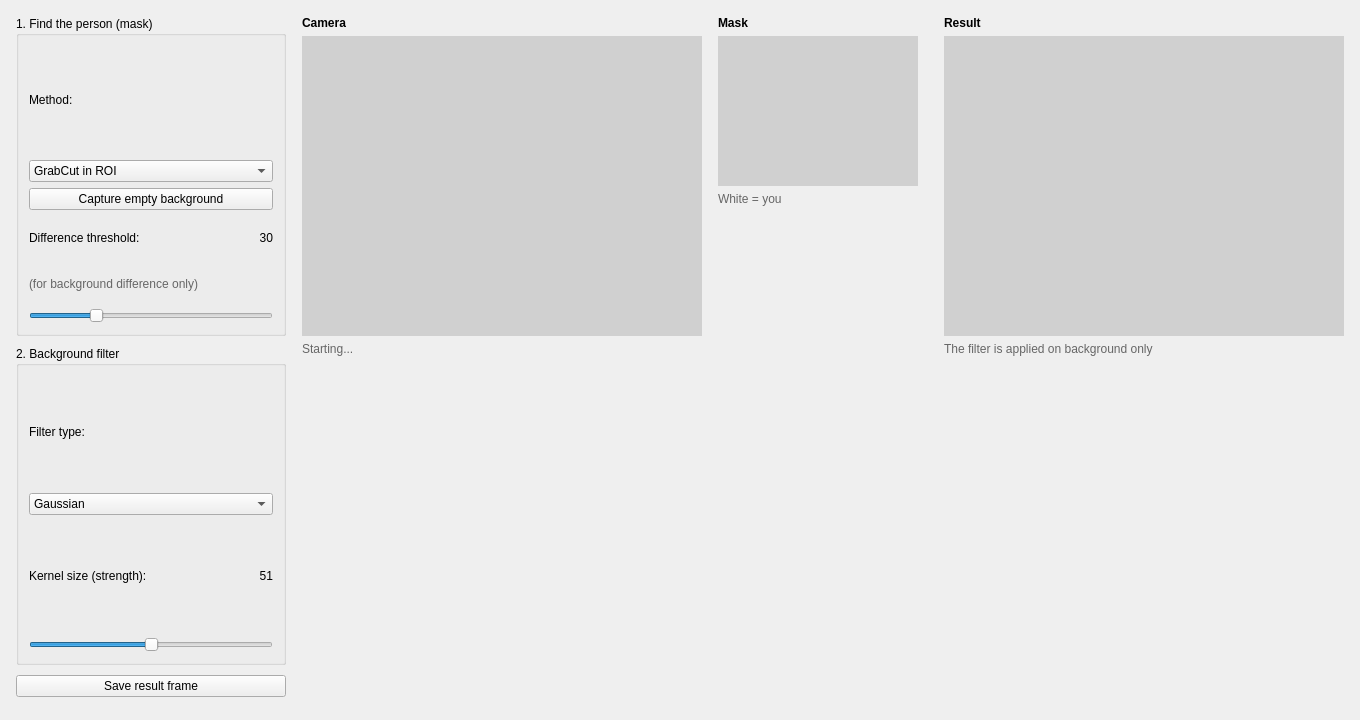
<?xml version="1.0" encoding="UTF-8"?>
<ui version="4.0">
 <class>MainWindow</class>
 <widget class="QMainWindow" name="MainWindow">
  <property name="geometry">
   <rect><x>0</x><y>0</y><width>1360</width><height>720</height></rect>
  </property>
  <property name="windowTitle">
   <string>T06 - Webcam background blur</string>
  </property>
  <widget class="QWidget" name="centralWidget">
   <layout class="QHBoxLayout" name="layoutMain">
    <property name="spacing"><number>16</number></property>
    <property name="leftMargin"><number>16</number></property>
    <property name="topMargin"><number>16</number></property>
    <property name="rightMargin"><number>16</number></property>
    <property name="bottomMargin"><number>16</number></property>

    <!-- ======================= left: controls ======================= -->
    <item>
     <layout class="QVBoxLayout" name="layoutControls">
      <property name="spacing"><number>10</number></property>
      <item>
       <widget class="QGroupBox" name="groupDetection">
        <property name="title"><string>1. Find the person (mask)</string></property>
        <property name="minimumSize"><size><width>270</width><height>0</height></size></property>
        <property name="maximumSize"><size><width>270</width><height>16777215</height></size></property>
        <layout class="QVBoxLayout" name="layoutDetection">
         <property name="spacing"><number>6</number></property>
         <property name="leftMargin"><number>10</number></property>
         <property name="topMargin"><number>10</number></property>
         <property name="rightMargin"><number>10</number></property>
         <property name="bottomMargin"><number>10</number></property>
         <item>
          <widget class="QLabel" name="labelMethodTitle">
           <property name="text"><string>Method:</string></property>
          </widget>
         </item>
         <item>
          <widget class="QComboBox" name="comboMethod">
           <property name="toolTip"><string>GrabCut: separates you from the background inside the green box.
Background difference: compares each frame with a saved empty background.</string></property>
           <item><property name="text"><string>GrabCut in ROI</string></property></item>
           <item><property name="text"><string>Background difference</string></property></item>
          </widget>
         </item>
         <item>
          <widget class="QPushButton" name="btnCapture">
           <property name="toolTip"><string>Step out of the camera view, then click. Needed for "Background difference".</string></property>
           <property name="text"><string>Capture empty background</string></property>
          </widget>
         </item>
         <item>
          <layout class="QVBoxLayout" name="layoutThresholdBlock">
           <property name="spacing"><number>2</number></property>
           <item>
            <layout class="QHBoxLayout" name="layoutThreshold">
             <item>
              <widget class="QLabel" name="labelThresholdTitle">
               <property name="text"><string>Difference threshold:</string></property>
              </widget>
             </item>
             <item>
              <widget class="QLabel" name="labelThreshold">
               <property name="text"><string>30</string></property>
               <property name="alignment"><set>Qt::AlignRight|Qt::AlignVCenter</set></property>
              </widget>
             </item>
            </layout>
           </item>
           <item>
            <widget class="QLabel" name="labelThresholdNote">
             <property name="styleSheet"><string>color: #666;</string></property>
             <property name="wordWrap"><bool>true</bool></property>
             <property name="text"><string>(for background difference only)</string></property>
            </widget>
           </item>
           <item>
            <widget class="QSlider" name="sliderThreshold">
             <property name="toolTip"><string>How much a pixel must change from the saved background to count as you.
  Lower = more sensitive, higher = less noise.</string></property>
             <property name="minimum"><number>5</number></property>
             <property name="maximum"><number>100</number></property>
             <property name="value"><number>30</number></property>
             <property name="orientation"><enum>Qt::Horizontal</enum></property>
            </widget>
           </item>
          </layout>
         </item>
        </layout>
       </widget>
      </item>
      <item>
       <widget class="QGroupBox" name="groupFilter">
        <property name="title"><string>2. Background filter</string></property>
        <property name="minimumSize"><size><width>270</width><height>0</height></size></property>
        <property name="maximumSize"><size><width>270</width><height>16777215</height></size></property>
        <layout class="QVBoxLayout" name="layoutFilter">
         <property name="spacing"><number>6</number></property>
         <property name="leftMargin"><number>10</number></property>
         <property name="topMargin"><number>10</number></property>
         <property name="rightMargin"><number>10</number></property>
         <property name="bottomMargin"><number>10</number></property>
         <item>
          <widget class="QLabel" name="labelFilterTitle">
           <property name="text"><string>Filter type:</string></property>
          </widget>
         </item>
         <item>
          <widget class="QComboBox" name="comboFilter">
           <property name="toolTip"><string>Gaussian: smooth, natural blur.
Blur (box): plain average, slightly blocky.
Median: painted look, removes noise.
Bilateral: cartoon look, keeps edges.</string></property>
           <item><property name="text"><string>Gaussian</string></property></item>
           <item><property name="text"><string>Blur (box)</string></property></item>
           <item><property name="text"><string>Median</string></property></item>
           <item><property name="text"><string>Bilateral</string></property></item>
          </widget>
         </item>
         <item>
          <layout class="QHBoxLayout" name="layoutKernel">
           <item>
            <widget class="QLabel" name="labelKernelTitle">
             <property name="text"><string>Kernel size (strength):</string></property>
            </widget>
           </item>
           <item>
            <widget class="QLabel" name="labelKernel">
             <property name="text"><string>51</string></property>
             <property name="alignment"><set>Qt::AlignRight|Qt::AlignVCenter</set></property>
            </widget>
           </item>
          </layout>
         </item>
         <item>
          <widget class="QSlider" name="sliderKernel">
           <property name="toolTip"><string>Size of the neighbourhood (k x k pixels) averaged for each pixel.
Bigger = stronger blur. Not used by Bilateral.</string></property>
           <property name="minimum"><number>3</number></property>
           <property name="maximum"><number>99</number></property>
           <property name="singleStep"><number>2</number></property>
           <property name="value"><number>51</number></property>
           <property name="orientation"><enum>Qt::Horizontal</enum></property>
          </widget>
         </item>
        </layout>
       </widget>
      </item>
      <item>
       <widget class="QPushButton" name="btnSave">
        <property name="maximumSize"><size><width>270</width><height>16777215</height></size></property>
        <property name="text"><string>Save result frame</string></property>
       </widget>
      </item>
      <item>
       <spacer name="spacerControls">
        <property name="orientation"><enum>Qt::Vertical</enum></property>
       </spacer>
      </item>
     </layout>
    </item>

    <!-- ======================= right: images ======================= -->
    <item>
     <layout class="QGridLayout" name="layoutImages" rowstretch="0,0,0,1">
      <property name="horizontalSpacing"><number>16</number></property>
      <property name="verticalSpacing"><number>6</number></property>
      <item row="0" column="0">
       <widget class="QLabel" name="labelCameraTitle">
        <property name="text"><string>&lt;b&gt;Camera&lt;/b&gt;</string></property>
       </widget>
      </item>
      <item row="0" column="1">
       <widget class="QLabel" name="labelMaskTitle">
        <property name="text"><string>&lt;b&gt;Mask&lt;/b&gt;</string></property>
       </widget>
      </item>
      <item row="0" column="2">
       <widget class="QLabel" name="labelResultTitle">
        <property name="text"><string>&lt;b&gt;Result&lt;/b&gt;</string></property>
       </widget>
      </item>
      <item row="1" column="0">
       <widget class="QLabel" name="labelCamera">
        <property name="minimumSize"><size><width>400</width><height>300</height></size></property>
        <property name="maximumSize"><size><width>400</width><height>300</height></size></property>
        <property name="styleSheet"><string>background: #d0d0d0;</string></property>
        <property name="alignment"><set>Qt::AlignCenter</set></property>
       </widget>
      </item>
      <item row="1" column="1" alignment="Qt::AlignTop">
       <layout class="QVBoxLayout" name="layoutMaskColumn">
        <property name="spacing"><number>6</number></property>
        <item>
           <widget class="QLabel" name="labelMask">
            <property name="minimumSize"><size><width>200</width><height>150</height></size></property>
            <property name="maximumSize"><size><width>200</width><height>150</height></size></property>
            <property name="styleSheet"><string>background: #d0d0d0;</string></property>
            <property name="alignment"><set>Qt::AlignCenter</set></property>
           </widget>
        </item>
        <item>
           <widget class="QLabel" name="labelMaskCaption">
            <property name="styleSheet"><string>color: #666;</string></property>
            <property name="wordWrap"><bool>true</bool></property>
            <property name="alignment"><set>Qt::AlignLeft|Qt::AlignTop</set></property>
            <property name="text"><string>White = you</string></property>
           </widget>
        </item>
       </layout>
      </item>
      <item row="1" column="2">
       <widget class="QLabel" name="labelResult">
        <property name="minimumSize"><size><width>400</width><height>300</height></size></property>
        <property name="maximumSize"><size><width>400</width><height>300</height></size></property>
        <property name="styleSheet"><string>background: #d0d0d0;</string></property>
        <property name="alignment"><set>Qt::AlignCenter</set></property>
       </widget>
      </item>
      <item row="2" column="0" alignment="Qt::AlignTop">
       <widget class="QLabel" name="labelStatus">
        <property name="minimumSize"><size><width>400</width><height>260</height></size></property>
        <property name="maximumSize"><size><width>400</width><height>16777215</height></size></property>
        <property name="textFormat"><enum>Qt::RichText</enum></property>
        <property name="styleSheet"><string>color: #666;</string></property>
        <property name="wordWrap"><bool>true</bool></property>
        <property name="alignment"><set>Qt::AlignLeft|Qt::AlignTop</set></property>
        <property name="text"><string>Starting...</string></property>
       </widget>
      </item>
      <item row="2" column="2" alignment="Qt::AlignTop">
       <widget class="QLabel" name="labelResultCaption">
        <property name="styleSheet"><string>color: #666;</string></property>
        <property name="wordWrap"><bool>true</bool></property>
        <property name="alignment"><set>Qt::AlignLeft|Qt::AlignTop</set></property>
        <property name="text"><string>The filter is applied on background only</string></property>
       </widget>
      </item>
      <item row="3" column="0" colspan="3">
       <spacer name="spacerImages">
        <property name="orientation"><enum>Qt::Vertical</enum></property>
       </spacer>
      </item>
     </layout>
    </item>
   </layout>
  </widget>
 </widget>
 <resources/>
 <connections/>
</ui>
